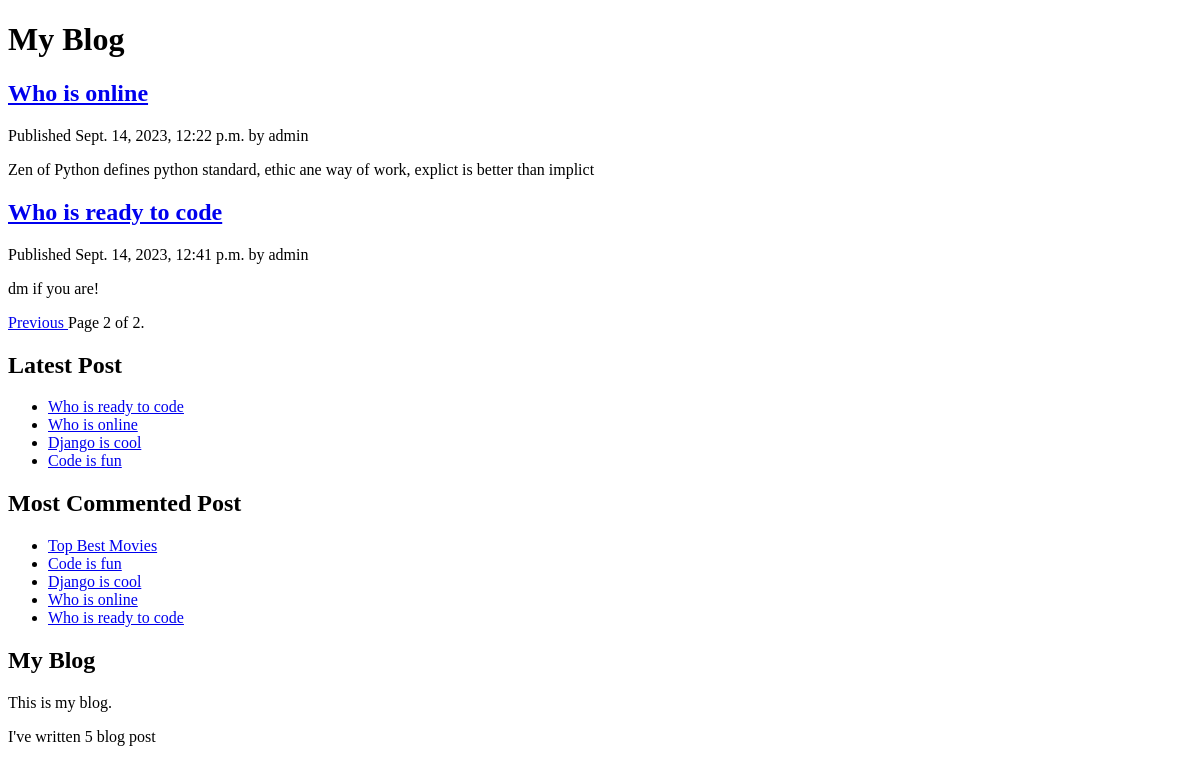
Page /?page=2 on the earlier database version.
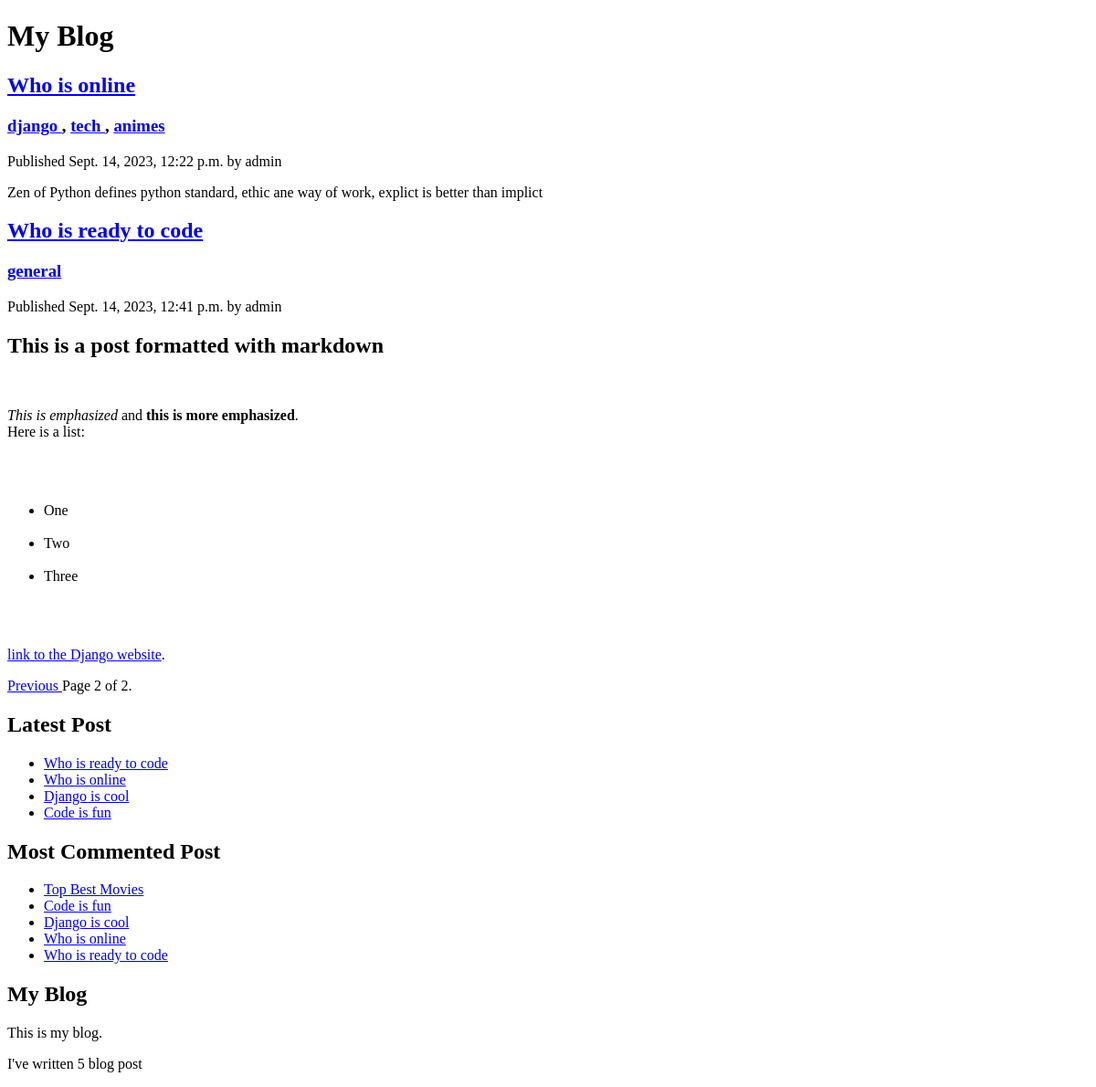
Same page on the later database version.
### blog/models.py (models this page shows, shortened)
class Post(models.Model):
    objects = models.Manager()
    published = PublishManager()
    tags = TaggableManager()
    class Status(models.TextChoices):
        DRAFT = "DF", "DRAFT"
        PUBLISHED = "PB", "PUBLISHED"
    title = models.CharField(max_length=250)
    slug = models.SlugField(max_length=250, unique_for_date="publish")
    body = models.TextField()
    publish = models.DateTimeField(default=timezone.now)
    created_at = models.DateTimeField(auto_now_add=True)
    updated_at = models.DateTimeField(auto_now=True)
    status = models.CharField(max_length=100, choices=Status.choices, default=Status.DRAFT)
    author = models.ForeignKey(User, on_delete=models.CASCADE, related_name="blog_posts")
    class Metal:
        ordering = ["-publish"]
        indexes = [
            models.Index(fields=["-publish"])
        ]
    def get_absolute_url(self):
        return reverse('blog:post_detail',
                       args=[
                           self.publish.year,
                           self.publish.month,
                           self.publish.day,
                           self.slug
                        ])

### blog/views.py (the view)
# urls.py: path("", views.post_list, name="post_list"),
def post_list(request, tag_slug=None):
    post_list = Post.published.all()
    tag = None
    if tag_slug:
        tag = get_object_or_404(Tag, slug=tag_slug)
        post_list = post_list.filter(tags__in=[tag])
    paginator = Paginator(post_list, 3)
    page_number = request.GET.get("page", 1)
    try:
        posts = paginator.page(page_number)
    except PageNotAnInteger:
        posts = paginator.page(1)
    except EmptyPage:
        posts = paginator.page(paginator.num_pages)
    context = {
        "posts":posts,
        "tag":tag,
    }
    return render(request, "blog/post/list.html", context)

### blog/models.py (called while the page is built)
    def get_queryset(self):
        return super().get_queryset()\
                      .filter(status=Post.Status.PUBLISHED)

### blog/templatetags/blog_tags.py (called while the page is built)
@register.simple_tag
def total_posts():
    return Post.published.count()

@register.inclusion_tag("blog/post/latest.html")
def latest_posts(count=5):
    latest_posts = Post.published.order_by("-publish")[:count]
    return {"latest_posts":latest_posts}

@register.simple_tag
def get_most_commented_posts(count=5):
    return Post.published.annotate(
        total_comments=Count("comments")
    ).order_by("-total_comments")[:count]

@register.filter(name="markdown")
def markdown_to_html(text):
    return mark_safe(markdown(text))

### blog/templates/blog/post/list.html (shortened to what this page needs)
{% extends "blog/base.html" %}
{% load blog_tags %}
{% block content %}
    <h1>My Blog</h1>
    {% for post in posts %}
        <h2>
            <a href="{{ post.get_absolute_url }}">
                {{ post.title }}
            </a>
        </h2>
        <h3 class="tags">
            {% for tag in post.tags.all %}
                <a href="{% url 'blog:post_list_by_tag' tag.slug %}">
                    {{ tag.name }}
                </a>
                {% if not forloop.last %} ,{% endif %}
            {% endfor %}
        </h3>
        <p class="date">
            Published {{ post.publish }} by {{ post.author }}
        </p>
        {{ post.body|markdown|truncatewords_html:30|linebreaks }}
    {% endfor %}
    {% include "./pagination.html" with page=posts %}
{% endblock %}

### blog/templates/blog/base.html (shortened to what this page needs)
{% load static %}
{% load blog_tags %}
<!DOCTYPE html>
<html>
    <head>
        <linkhref="{% static "css/blog.css" %}" rel="stylesheet">
    </head>
    <body>
       <div id="content">
           {% block content %}
           {% endblock %}
       </div>
       <div id="sidebar">
           <h2> Latest Post </h2>
           {% latest_posts 4 %}
           <h2> Most Commented Post </h2>
           {% get_most_commented_posts as most_commented_posts %}
           <ul class="most_commented">
               {% for post in most_commented_posts %}
                   <li>
                       <a href="{{ post.get_absolute_url }} ">
                           {{ post.title }}
                       </a>
                   </li>
               {% endfor %}
           </ul>
           <h2> My Blog </h2>
           <p>This is my blog.</p>
           <p> I've written {% total_posts %} blog post </p>
       </div>
    </body>
</html>

### blog/templates/blog/post/pagination.html (shortened to what this page needs)
<div class="pagination">
    <span class="step-links">
        {% if page.has_previous %}
            <a href="?page={{ page.previous_page_number }}">
                Previous
            </a>
        {% endif %}
        <span class="current">
             Page {{ page.number }} of {{ page.paginator.num_pages }}.
        </span>
    </span>
</div>

### blog/templates/blog/post/latest.html
<ul class="latest">
    {% for post in latest_posts %}
        <li>
            <a href="{{ post.get_absolute_url }}">
                {{ post.title }}
            </a>
         </li>
    {% endfor %}
</ul>

Differences in the rows shown:
changed Post "Who is online": gains Tag (name "django"); gains Tag (name "tech")
added Tag: name "animes", shown under Post "Who is online"
changed Post "Who is ready to code": gains Tag (name "general"); body "dm if you are!" → "This is a post formatted with markdown This is emphasized and this is more emphasized . Here is a list: One Two Three link to the Django website ."
